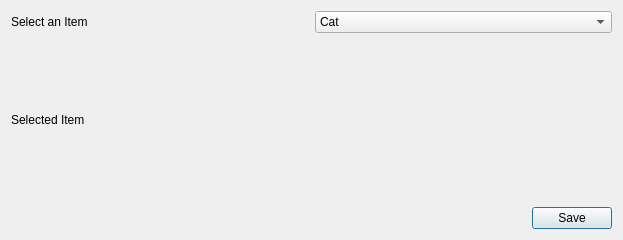
<?xml version="1.0" encoding="UTF-8"?>
<ui version="4.0">
 <class>Dialog</class>
 <widget class="QDialog" name="Dialog">
  <property name="geometry">
   <rect>
    <x>0</x>
    <y>0</y>
    <width>623</width>
    <height>240</height>
   </rect>
  </property>
  <property name="windowTitle">
   <string>Dialog</string>
  </property>
  <layout class="QVBoxLayout" name="verticalLayout_2">
   <item>
    <layout class="QVBoxLayout" name="verticalLayout">
     <item>
      <layout class="QHBoxLayout" name="horizontalLayout">
       <item>
        <widget class="QLabel" name="label">
         <property name="text">
          <string>Select an Item</string>
         </property>
        </widget>
       </item>
       <item>
        <widget class="QComboBox" name="comboBox">
         <item>
          <property name="text">
           <string>Cat</string>
          </property>
         </item>
         <item>
          <property name="text">
           <string>Dog</string>
          </property>
         </item>
         <item>
          <property name="text">
           <string>Love</string>
          </property>
         </item>
        </widget>
       </item>
      </layout>
     </item>
     <item>
      <widget class="QLabel" name="lblSelected">
       <property name="text">
        <string>Selected Item</string>
       </property>
      </widget>
     </item>
     <item>
      <layout class="QHBoxLayout" name="horizontalLayout_2">
       <item>
        <spacer name="horizontalSpacer">
         <property name="orientation">
          <enum>Qt::Horizontal</enum>
         </property>
         <property name="sizeHint" stdset="0">
          <size>
           <width>40</width>
           <height>20</height>
          </size>
         </property>
        </spacer>
       </item>
       <item>
        <widget class="QPushButton" name="pushButton">
         <property name="text">
          <string>Save</string>
         </property>
        </widget>
       </item>
      </layout>
     </item>
    </layout>
   </item>
  </layout>
 </widget>
 <resources/>
 <connections/>
</ui>
